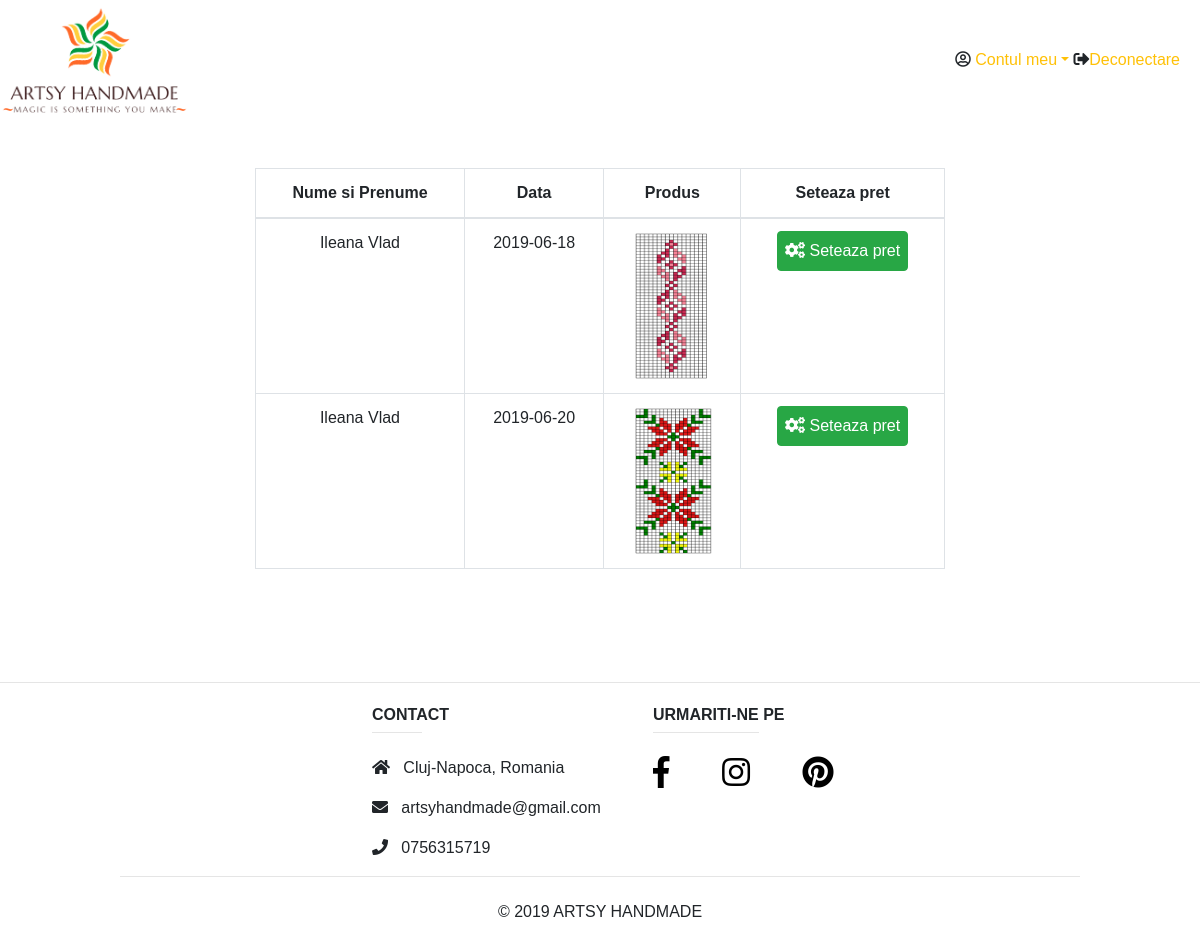
Page /checkBookmarks.php (signed in) on the committed database.
### tables this page shows
CREATE TABLE `bookmark` (
  `id` int(11) NOT NULL,
  `id_user` int(10) NOT NULL,
  `link` varchar(50) NOT NULL,
  `date` date NOT NULL,
  `evaluation_date` date NOT NULL,
  `price` int(10) NOT NULL,
  `checked` tinyint(1) NOT NULL,
  `ordered` int(10) NOT NULL
);

CREATE TABLE `users` (
  `id` int(11) NOT NULL,
  `first_name` varchar(50) NOT NULL,
  `last_name` varchar(50) NOT NULL,
  `username` varchar(50) NOT NULL,
  `email` varchar(50) NOT NULL,
  `city` varchar(50) NOT NULL,
  `address` varchar(50) NOT NULL,
  `phone` varchar(50) NOT NULL,
  `user_type` varchar(50) NOT NULL,
  `password` varchar(50) NOT NULL,
  `name_image` varchar(50) NOT NULL,
  `link_image` varchar(50) NOT NULL
);

### checkBookmarks.php (the view, shortened to what this page needs)
<!DOCTYPE html>
<html lang="en">
<head>
    <link rel="stylesheet" href="https://maxcdn.bootstrapcdn.com/bootstrap/4.3.1/css/bootstrap.min.css">
    <link rel='stylesheet' href='https://use.fontawesome.com/releases/v5.7.0/css/all.css'
>
    <link rel="stylesheet" href="style.css">
</head>
<body>
<div>
    <div class="d-inline">
        <img src="myLogo.png" class="myLogo">
    </div>
    <div class="options d-inline">
        <span class="dropdown"><i class="far fa-user-circle"></i>
            <a href="#" class=" dropdown dropdown-toggle link-text" data-toggle="dropdown">Contul meu</a>
        </span>
        <i class="fas fa-sign-out-alt"></i><a href="clientHome.php?logout"><span
                    class="link-text">Deconectare</span></a>
    </div>
</div>
<br>
<br>
<?php
include("connection.php");
$query1 = mysqli_query($conn, "SELECT * FROM bookmark WHERE checked=0 ORDER BY date ASC");
if (mysqli_num_rows($query1) > 0) {
    $i = 1;
    ?>
    <div class="container">
        <table class="table table-bordered text-center">
            <thead>
            <tr>
                <th>Nume si Prenume</th>
                <th>Data</th>
                <th>Produs</th>
                <th>Seteaza pret</th>
            </tr>
            </thead>
            <tbody>
            <?php
            while ($row1 = mysqli_fetch_array($query1)) {
                $userId = $row1[1];
                $link = $row1[2];
                $placementDate = $row1[3];
                $query2 = mysqli_query($conn, "SELECT first_name, last_name FROM users WHERE id='$userId'");
                if (mysqli_num_rows($query2) > 0) {
                    $row2 = mysqli_fetch_array($query2);
                    $firstName = $row2[0];
                    $lastName = $row2[1];
                    ?>
                    <tr>
                        <td><?php echo $firstName;
                            echo $lastName; ?></td>
                        <td><?php echo $placementDate; ?></td>
                        <td><img class="img-size" src="<?php echo $link; ?>" data-toggle="modal"
                                 data-target="#img<?php echo $i; ?>"></td>
                        <td>
                            <form action="setPriceForBookmark.php" method="post">
                                <button class="btn btn-labeled btn-success" id="approve"
                                        name="approve">
                                    <span class="btn-label"><i class="fas fa-cogs"></i></span> Seteaza pret
                                </button>
                            </form>
                        </td>
                    </tr>
                    <?php
                    $i = $i + 1;
                }
            }
            ?>
            </tbody>
        </table>
    </div>
    <br>
    <?php
}
?>
<br>
<br>
<br>
<hr class="mt-0 d-inline-block" style="width: 100%;">
<div class="content-footer">
    <div class="row-footer">
        <div class="col-md-4">
            <h6 class="text-uppercase font-weight-bold">Contact</h6>
            <hr class="mt-0 d-inline-block" style="width: 20%;">
            <p>
                <i class="fas fa-home"></i> &nbsp; Cluj-Napoca, Romania</p>
            <p>
                <i class="fas fa-envelope"></i> &nbsp; artsyhandmade@gmail.com</p>
            <p>
                <i class="fas fa-phone"></i> &nbsp; 0756315719</p>
        </div>
        <div class="col-md-8">
            <h6 class="text-uppercase font-weight-bold">Urmariti-ne pe</h6>
            <hr class="mt-0 d-inline-block" style="width: 20%;">
            <p>
                <a href="https://www.facebook.com/" target="_blank" class="follow-us">
                    <i class="fab fa-facebook-f white-text mr-md-5 fa-2x"> </i>
                </a>
                <a href="https://www.instagram.com/" target="_blank" class="follow-us">
                    <i class="fab fa-instagram white-text mr-md-5 fa-2x"> </i>
                </a>
                <a href="https://ro.pinterest.com/" target="_blank" class="follow-us">
                    <i class="fab fa-pinterest white-text fa-2x"> </i>
                </a>
            </p>
        </div>
    </div>
</div>
<div class="text-center">
    <hr class="mt-0 d-inline-block" style="width: 80%;">
    <div>&copy; 2019 ARTSY HANDMADE</div>
</div>
<br>
</body>
</html>

### style.css (style rules this page uses)
.myLogo { width: 190px; height: 120px; }
.btn { padding: 7px; }
.options { float: right; padding-right: 20px; padding-top: 4%; }
.link-text { color: #ffc107!important; }
div, p, a, span, h1, h2, h3, h4, h5, h6, strong { font-family: "Comic Sans MS", cursive, sans-serif; }
.content-footer { padding-left: 31%; }
.row-footer { display: flex; flex-wrap: wrap; margin-left: -15px; }
.follow-us, .follow-us:hover { color: black; }

### checkBookmarks.php (style rules this page uses)
.img-size { height: 150px; width: 80px; }
.container { width: 60%; }

### rows in the picture
bookmark: id_user.first_name "Ileana", id_user.last_name "Vlad", date "2019-06-18", link (picture)
bookmark: id_user.first_name "Ileana", id_user.last_name "Vlad", date "2019-06-20", link (picture)
